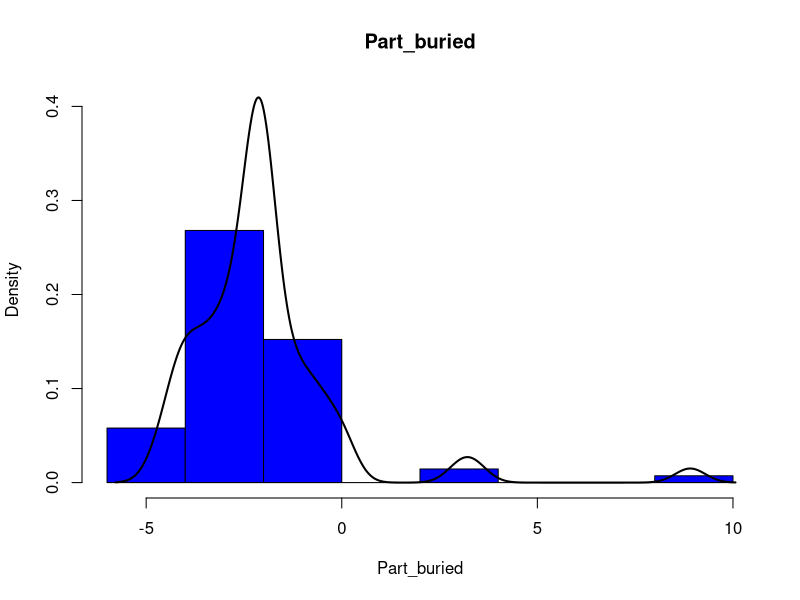
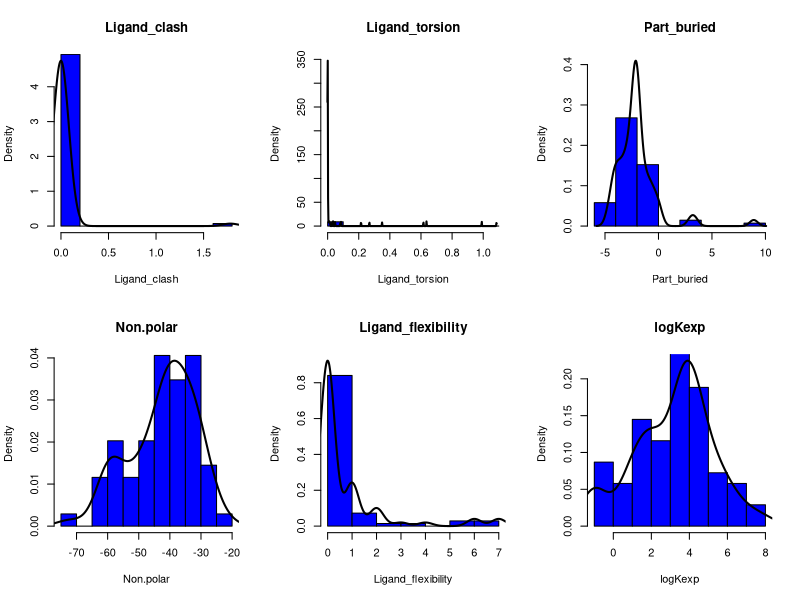
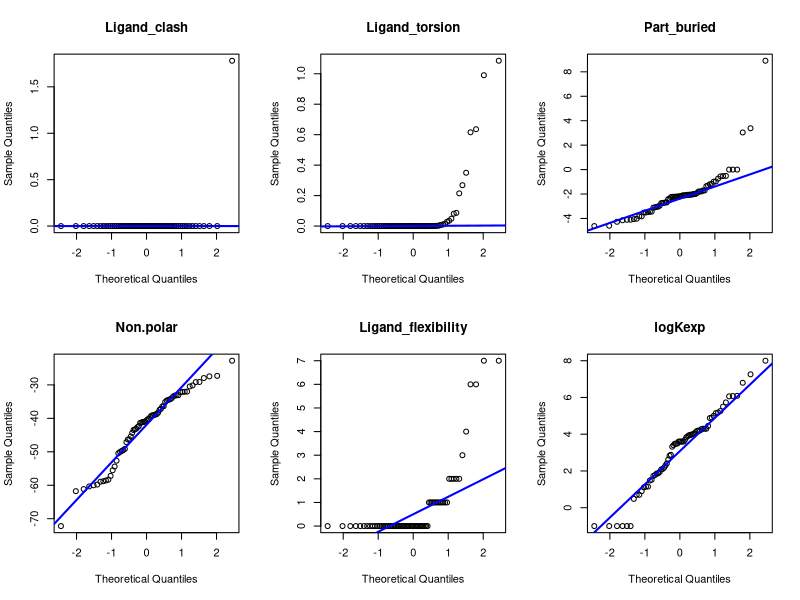
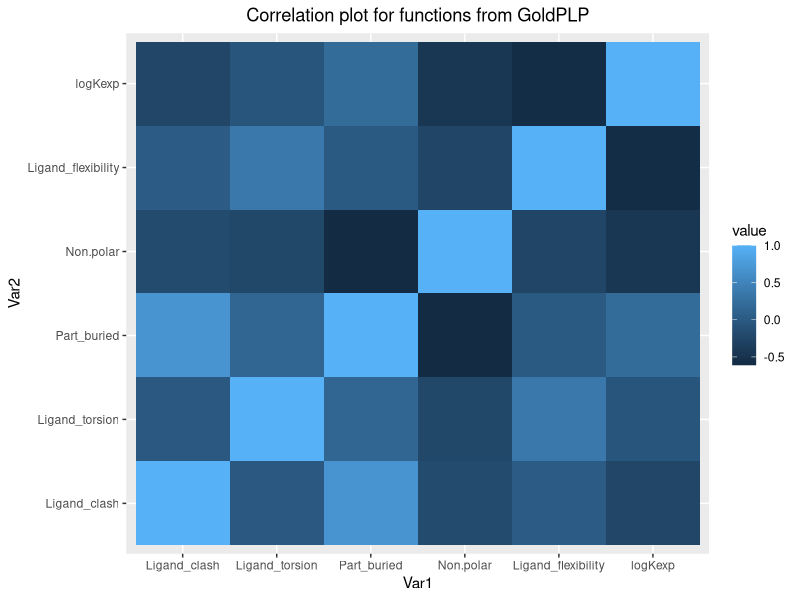
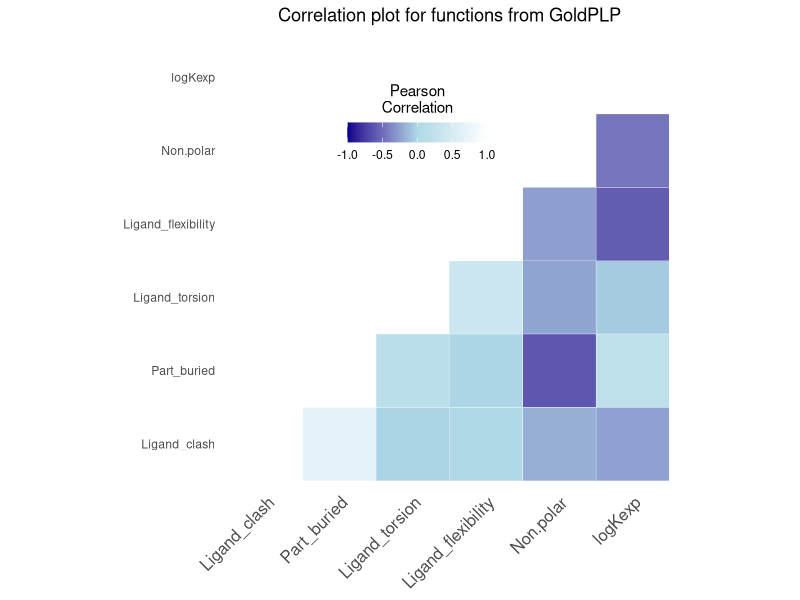

These figures' R source, in order:
## ---- chunk 1
library(tidyverse)
#install.packages("reshape2")
library(reshape2)
library(ggplot2)
# You may have to instal tinytex
#tinytex::install_tinytex()
## ---- chunk 2

get_column_value <- function(d_frame, d_col) {
  # Use get() to retrieve the column by its string name
  # expand to use d_cal being a list
  get(d_col, d_frame)
}


hist_ylims <- function(dens){
  # Get y axis limits for a column from a data frame
  #data = get_column_value(d_frame, d_col)
  ylim = c(min(dens$y), c(max(dens$y)))
  return(ylim)
  }

int_made_even<- function(num){
  # make an int even
  if((num %% 2) != 0) 
    return(num+1)
  else
    return(num)
 }
  

hist_kde <- function(d_frame, d_col){
  # Colored Histogram with KDE line for clarity
  data  = get_column_value(d_frame, d_col )
  dens <- density(data)
  hist(data, main=d_col, xlab = d_col, ylim = (hist_ylims(dens)), col="blue", freq = FALSE)
  lines(dens, lwd = 2,  col = "black")
}

q_q_plot <- function(d_frame, d_col){
  # Generate a quartile quartile plot
  data  = get_column_value(d_frame, d_col )
  qqnorm(data, main = d_col,  pch = 1)
  qqline(data, col = "blue", lwd = 2)
}

multi_plot <- function(d_frame,plot_t){
 # multi plot 
  n_col = ncol(d_frame)
  n_plot = int_made_even(n_col)
  col_names = colnames(d_frame)
  # make plots
  par(mfrow=c(2,(n_plot/2) ))
  for (col in col_names)
    plot_t(d_frame, col)
}

get_upper_tri <- function(mat){
  # split correlation matrix in have retain upper half
  mat[lower.tri(mat)]<- NA
  return(mat)
  }

get_lower_tri <- function(mat){
  # split correlation matrix in have retain upper half
  mat[upper.tri(mat)]<- NA
  return(mat)
}

reorder_cormat <- function(mat){
  # Use correlation between variables as distance
  dd <- as.dist((1-mat)/2)
  hc <- hclust(dd)
  mat <-mat[hc$order, hc$order]
  return(mat)
}

mat_rear <- function(mat){
  mat = round(cor(mat),2)
  mat = reorder_cormat(mat) # order Vars from low to high
  mat = get_upper_tri(mat)
  return(mat)
}

correl_mat_plot <- function(mat, title){
  mat = round(cor(mat),2)
  mat = reorder_cormat(mat) # order Vars from low to high
  mat = get_upper_tri(mat)
  mat = melt(mat, na.rm = TRUE)
  ggplot(data = mat, aes(x = Var2, y = Var1, fill = value))+
    geom_tile(color = "white")+
    scale_fill_gradient2(low = "darkblue", high = "lightblue", mid = "white", 
      midpoint = 0, limit = c(-1,1), space = "Lab", 
      name="Pearson\nCorrelation") +
     theme_minimal()+
    # adds Pearson correlation values
    geom_text(aes(Var2, Var1, label = value), color = "black", size = 4) +
    theme(axis.text.x = element_text(angle = 45, vjust = 1,
      size = 12, hjust = 1)) +
    theme(
      axis.title.x = element_blank(),
      axis.title.y = element_blank()) +
    ggtitle(title) +
    theme(plot.title = element_text(hjust = 0.5)) +
    coord_fixed()
}

correl_mat_plot_2 <- function(mat, title){
  mat = round(cor(mat),2)
  mat = reorder_cormat(mat) # order Vars from low to high
  mat = get_upper_tri(mat)
  mat = melt(mat, na.rm = TRUE)
  ggplot(data = mat, aes(x = Var2, y = Var1, fill = value))+
    geom_tile(color = "white")+
    scale_fill_gradient2(low = "darkblue", high = "white", mid = "lightblue", 
      midpoint = 0, limit = c(-1,1), space = "Lab", 
      name="Pearson\nCorrelation") +
     theme_minimal()+
    # adds Pearson correlation values
    geom_text(aes(Var2, Var1, label = value), color = "black", size = 4) +
    theme(axis.text.x = element_text(angle = 45, vjust = 1,
      size = 12, hjust = 1)) +
    theme(
      axis.title.x = element_blank(),
      axis.title.y = element_blank(),
       panel.grid.major = element_blank(),
      panel.border = element_blank(),
      panel.background = element_blank(),
      axis.ticks = element_blank(),
      legend.justification = c(1, 0),
      legend.position = c(0.6, 0.7),
      legend.direction = "horizontal")+
      guides(fill = guide_colorbar(barwidth = 7, barheight = 1,
                title.position = "top", title.hjust = 0.5))+
    
    ggtitle(title) +
    theme(plot.title = element_text(hjust = 0.5)) +
    coord_fixed()
}


correl_mat_plot_3 <- function(mat, title){
  # no numerical values for correlations
  mat = round(cor(mat),2)
  mat = reorder_cormat(mat) # order Vars from low to high
  mat = get_upper_tri(mat)
  mat = melt(mat, na.rm = TRUE)
  ggplot(data = mat, aes(x = Var2, y = Var1, fill = value))+
    geom_tile(color = "white")+
    scale_fill_gradient2(low = "darkblue", high = "white", mid = "lightblue", 
      midpoint = 0, limit = c(-1,1), space = "Lab", 
      name="Pearson\nCorrelation") +
     theme_minimal()+
    # adds Pearson correlation values
    #geom_text(aes(Var2, Var1, label = value), color = "black", size = 4) +
    theme(axis.text.x = element_text(angle = 45, vjust = 1,
      size = 12, hjust = 1)) +
    theme(
      axis.title.x = element_blank(),
      axis.title.y = element_blank(),
       panel.grid.major = element_blank(),
      panel.border = element_blank(),
      panel.background = element_blank(),
      axis.ticks = element_blank(),
      legend.justification = c(1, 0),
      legend.position = c(0.6, 0.7),
      legend.direction = "horizontal")+
      guides(fill = guide_colorbar(barwidth = 7, barheight = 1,
                title.position = "top", title.hjust = 0.5))+
    
    ggtitle(title) +
    theme(plot.title = element_text(hjust = 0.5)) +
    coord_fixed()
  }
  
## ---- chunk 3
df = read.csv("tab_gold_wt.csv", header = TRUE)
## ---- chunk 4
summary(df)
## ---- chunk 5
 df <- df[-c(1)]
 summary(df)
## ---- chunk 6

hist_kde(df, "Part_buried")
## ---- chunk 7
multi_plot(df, hist_kde)
## ---- chunk 8
multi_plot(df, q_q_plot)

## ---- chunk 9
cor_mat <- round(cor(df),2)
head(cor_mat)
## ---- chunk 10
melted_cor_mat <- melt(cor_mat)
head(melted_cor_mat)
## ---- chunk 11
ggplot(data = melted_cor_mat, aes(x=Var1, y=Var2, fill=value)) + 
  geom_tile() +
  ggtitle("Correlation plot for functions from GoldPLP") +
  theme(plot.title = element_text(hjust = 0.5))
## ---- chunk 12
correl_mat_plot_3(df, "Correlation plot for functions from GoldPLP")
